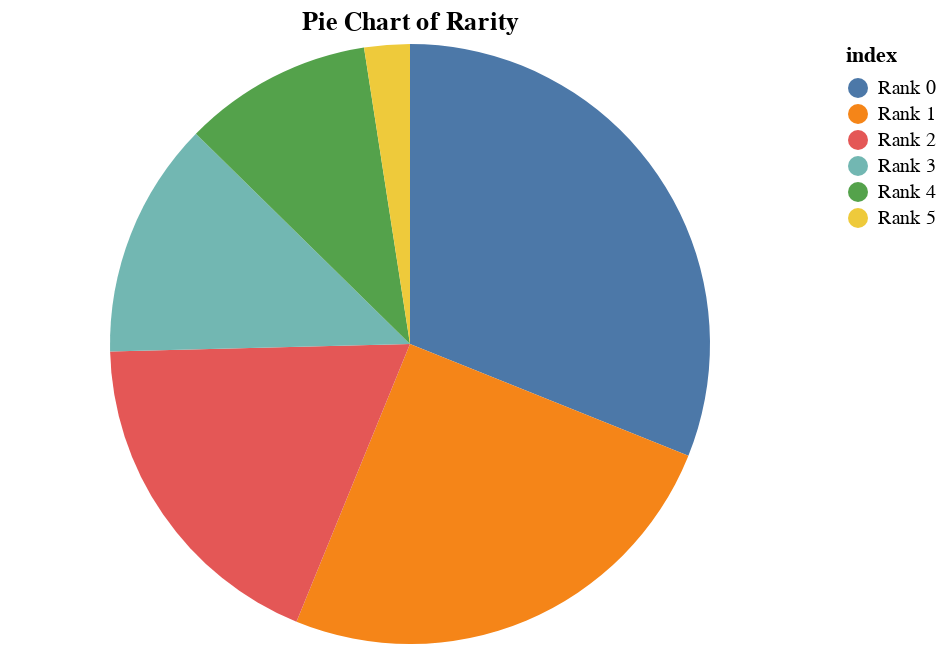

Write notebook code for a chart like this one.
### Code cell
source = df['Rarity'].value_counts().reset_index()

chart3 = Chart(
    source,
    title='Pie Chart of Rarity Counts'
).mark_arc().encode(
    theta='Rarity',
    color='index'
)

chart3

### Figure 1 — Vega-Lite specification as saved in the notebook (floating-point values rounded to 4 significant figures)
{"config": {"view": {"continuousWidth": 400, "continuousHeight": 300}}, "data": {"name": "data-8b233ae1b3d3bf1cb1e9d3653d8bbd87"}, "mark": "arc", "encoding": {"color": {"field": "index", "type": "nominal"}, "theta": {"field": "Rarity", "type": "quantitative"}}, "title": "Pie Chart of Rarity", "$schema": "https://vega.github.io/schema/vega-lite/v4.17.0.json", "datasets": {"data-8b233ae1b3d3bf1cb1e9d3653d8bbd87": [{"index": "Rank 0", "Rarity": 317}, {"index": "Rank 1", "Rarity": 256}, {"index": "Rank 2", "Rarity": 188}, {"index": "Rank 3", "Rarity": 130}, {"index": "Rank 4", "Rarity": 104}, {"index": "Rank 5", "Rarity": 25}]}}
